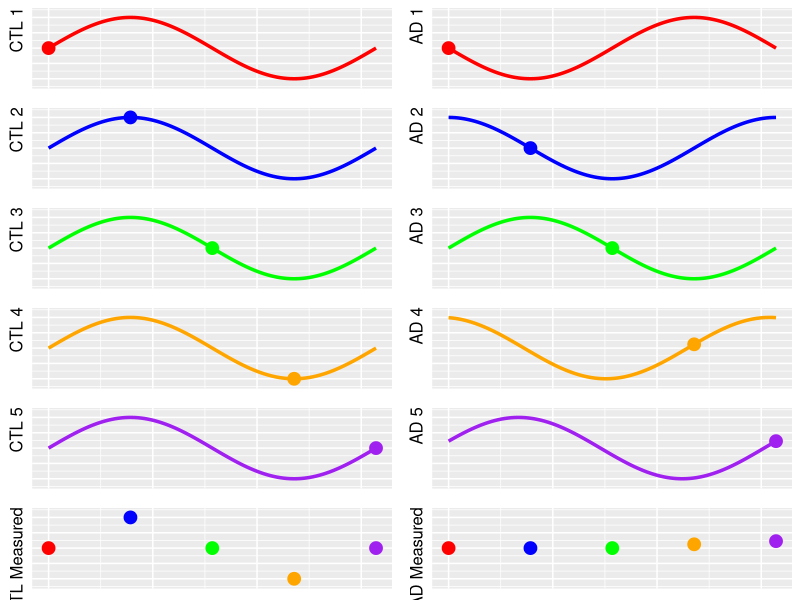

R code for this plot:
library(ggplot2)
library(gridExtra)
library(grid)

# Generate data
x <- seq(0, 2 * pi, length.out = 100) # Shared x-axis for sine waves
colors <- c("red", "blue", "green", "orange", "purple") # Colors for the waves
phase_shifts <- c(pi, pi/2, 0, 2*pi/3-0.4, pi/5-.4)# Different phase shifts for out-of-sync waves

# Calculate the dot positions
dot_positions <- lapply(seq_along(colors), function(i) {
  dot_time <-  (i - 1) * (2*pi / 4) # Increment pi/4 for each row
  list(
    sync = data.frame(x = dot_time, y = sin(dot_time), color = colors[i]),
    async = data.frame(x = dot_time, y = sin(dot_time + phase_shifts[i]), color = colors[i])
  )
})

# Function to generate sine wave plots with a dot
create_wave_plot <- function(x, y, y_label, color, dot_data) {
  ggplot(data.frame(x, y), aes(x, y)) +
    geom_line(color = color, linewidth = 1.2) +
    geom_point(data = dot_data, aes(x, y), color = color, size = 4) +
    theme_gray() +
    theme(
      axis.text = element_blank(),
      axis.ticks = element_blank(),
      axis.title.x = element_blank(),
      axis.title.y = element_text(size = 12, angle = 90, hjust = 1, vjust = 0.5, color = "black"),
      plot.title = element_text(size = 20),      # Title font size
      legend.text = element_text(size = 12),    # Legend text font size
      legend.title = element_text(size = 14)    # Legend title font size
    ) +
    ylab(y_label)+
    ylim(c(-1.2,1.2))
  
}

# Function to create a plot for all dots
create_all_dots_plot <- function(y_label, dot_data) {
  
  ggplot(dot_data, aes(x, y, color = color)) +
    geom_point(size = 4) +
    scale_color_identity() + # Use colors as-is
    theme_gray() +
    theme(
      axis.text = element_blank(),
      axis.ticks = element_blank(),
      axis.title.x = element_blank(),
      axis.title.y = element_text(size = 12, angle = 90, hjust = 1, vjust = 0.5, color = "black"),
      # plot.margin = margin(10, 10, 30, 30), # Add space around the plot
      plot.title = element_text(size = 20),      # Title font size
      axis.title = element_text(size = 14),     # Axis title font size
      legend.text = element_text(size = 12),    # Legend text font size
      legend.title = element_text(size = 14)    # Legend title font size
    ) +
    ylab(y_label)+
    ylim(c(-1.2,1.2))
  
  
}

# Create the plots
plots <- list()
for (i in 1:6) {
  # In-sync sine wave with dot
  if (i < 6) {
    y_in_sync <- sin(x)
    dot_time <-  (i - 1) * (2*pi / 4) # Increment pi/4 for each row
    plots[[i * 2 - 1]] <- create_wave_plot(
      x, y_in_sync, paste("CTL", i), colors[i], dot_positions[[i]]$sync
    )
    
    # Out-of-sync sine wave with dot
    y_out_of_sync <- sin(x + phase_shifts[i])
    plots[[i * 2]] <- create_wave_plot(
      x, y_out_of_sync, paste("AD", i), colors[i], dot_positions[[i]]$async
    )
  } else {
    # Row 6: All dots
    dot_data_ctl <- do.call(rbind, lapply(dot_positions, function(pos) pos$sync))
    plots[[i * 2 - 1]] <- create_all_dots_plot("CTL Measured", dot_data_ctl)
    
    dot_data_ad <- do.call(rbind, lapply(dot_positions, function(pos) pos$async))
    plots[[i * 2]] <- create_all_dots_plot("AD Measured", dot_data_ad)
  }
}

# Arrange the plots in a 5x2 grid
out = grid.arrange(grobs = plots, nrow = 6, ncol = 2) # X-axis title for the entire plot

ggsave("~/Desktop/AD_CTL_sync_cartoon_fig1.pdf", plot = out, width = 4.5, height = 5.4, units = "in")